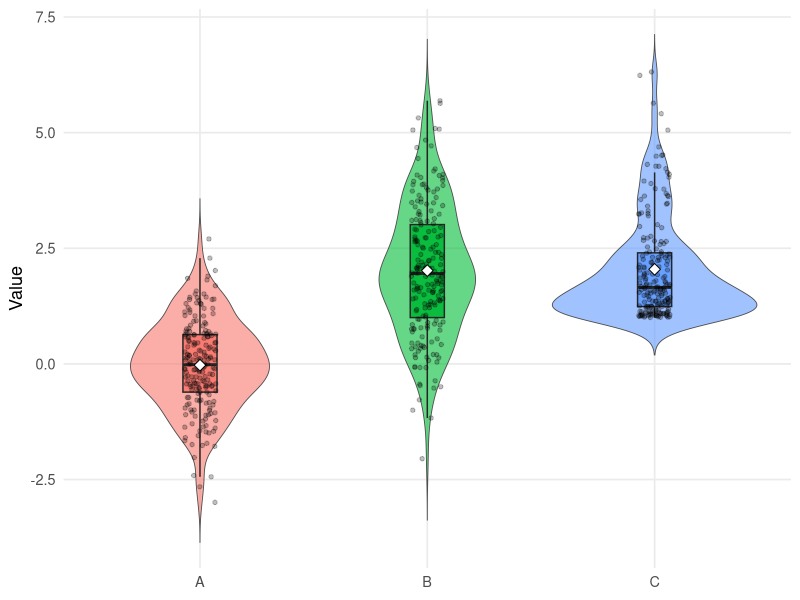

Reproduce this figure in R.
#| title: "Combo Plots"
#| dataset-name: "spreads"
#| description: "Trying to plot summaries people understand with more complex plots that show the full distribution. You'll need to combine your geoms and stats to succeed."
#| colours: "`c('gray30','gray15')`"
#| prerun-code: "set.seed(42)"

library(ggplot2)
library(dplyr)

set.seed(42)

n <- 200
spreads <- tibble::tibble(
    Group = factor(rep(c("A", "B", "C"), each = n)),
    Value = c(
        rnorm(n, mean = 0, sd = 1.0), # A: Normal(0,1)
        rnorm(n, mean = 2, sd = 1.5), # B: Normal(2,1.5)
        rexp(n, rate = 1) + 1 # C: Exponential shifted right
    )
)

set.seed(42)

p <- ggplot(spreads, aes(x = Group, y = Value, fill = Group)) +
    # Violin shows full distribution
    geom_violin(trim = FALSE, alpha = 0.6, linewidth = 0.3, color = "gray30") +
    # Boxplot inside (hide outliers so they don't overplot jitter)
    geom_boxplot(width = 0.15, outlier.shape = NA, alpha = 0.9, color = "gray15") +
    # Optional: overlay a small random jitter of raw points
    geom_jitter(width = 0.07, alpha = 0.25, size = 1.2) +
    # Optional: show the mean with a point
    stat_summary(fun = mean, geom = "point", shape = 23, size = 2.8, fill = "white") +
    # Clean theme
    theme_minimal(base_size = 13) +
    theme(
        legend.position = "none",
        panel.grid.minor = element_blank()
    ) +
    labs(
        x = NULL, y = "Value"
    )

print(p)